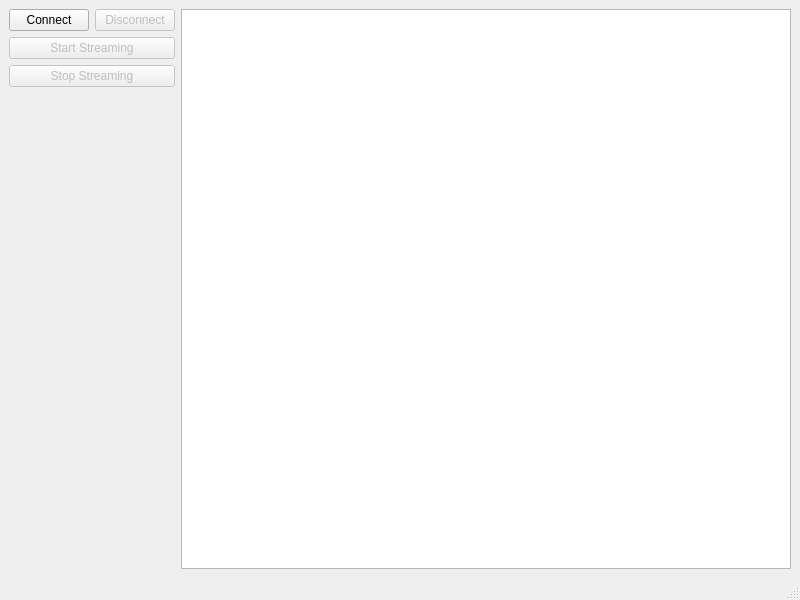
<?xml version="1.0" encoding="UTF-8"?>
<ui version="4.0">
 <class>MainWindow</class>
 <widget class="QMainWindow" name="MainWindow">
  <property name="geometry">
   <rect>
    <x>0</x>
    <y>0</y>
    <width>800</width>
    <height>600</height>
   </rect>
  </property>
  <property name="windowTitle">
   <string>Gaia is Rachet!</string>
  </property>
  <widget class="QWidget" name="centralwidget">
   <layout class="QHBoxLayout" name="horizontalLayout">
    <item>
     <layout class="QGridLayout" name="gridLayout">
      <item row="0" column="1">
       <layout class="QGridLayout" name="right">
        <item row="0" column="0">
         <widget class="GraphicsLayoutWidget" name="graph"/>
        </item>
       </layout>
      </item>
      <item row="0" column="0">
       <layout class="QGridLayout" name="left">
        <item row="1" column="0">
         <layout class="QGridLayout" name="connection">
          <item row="1" column="0">
           <widget class="QPushButton" name="btn_connect">
            <property name="text">
             <string>Connect</string>
            </property>
           </widget>
          </item>
          <item row="1" column="1">
           <widget class="QPushButton" name="btn_disconnect">
            <property name="enabled">
             <bool>false</bool>
            </property>
            <property name="text">
             <string>Disconnect</string>
            </property>
           </widget>
          </item>
         </layout>
        </item>
        <item row="2" column="0">
         <widget class="QPushButton" name="btn_start_stream">
          <property name="enabled">
           <bool>false</bool>
          </property>
          <property name="text">
           <string>Start Streaming</string>
          </property>
         </widget>
        </item>
        <item row="3" column="0">
         <widget class="QPushButton" name="btn_stop_stream">
          <property name="enabled">
           <bool>false</bool>
          </property>
          <property name="text">
           <string>Stop Streaming</string>
          </property>
         </widget>
        </item>
        <item row="4" column="0">
         <spacer name="verticalSpacer">
          <property name="orientation">
           <enum>Qt::Vertical</enum>
          </property>
          <property name="sizeHint" stdset="0">
           <size>
            <width>20</width>
            <height>40</height>
           </size>
          </property>
         </spacer>
        </item>
       </layout>
      </item>
     </layout>
    </item>
   </layout>
  </widget>
  <widget class="QMenuBar" name="menubar">
   <property name="geometry">
    <rect>
     <x>0</x>
     <y>0</y>
     <width>800</width>
     <height>21</height>
    </rect>
   </property>
  </widget>
  <widget class="QStatusBar" name="statusbar"/>
 </widget>
 <customwidgets>
  <customwidget>
   <class>GraphicsLayoutWidget</class>
   <extends>QGraphicsView</extends>
   <header>pyqtgraph</header>
  </customwidget>
 </customwidgets>
 <resources/>
 <connections/>
</ui>
